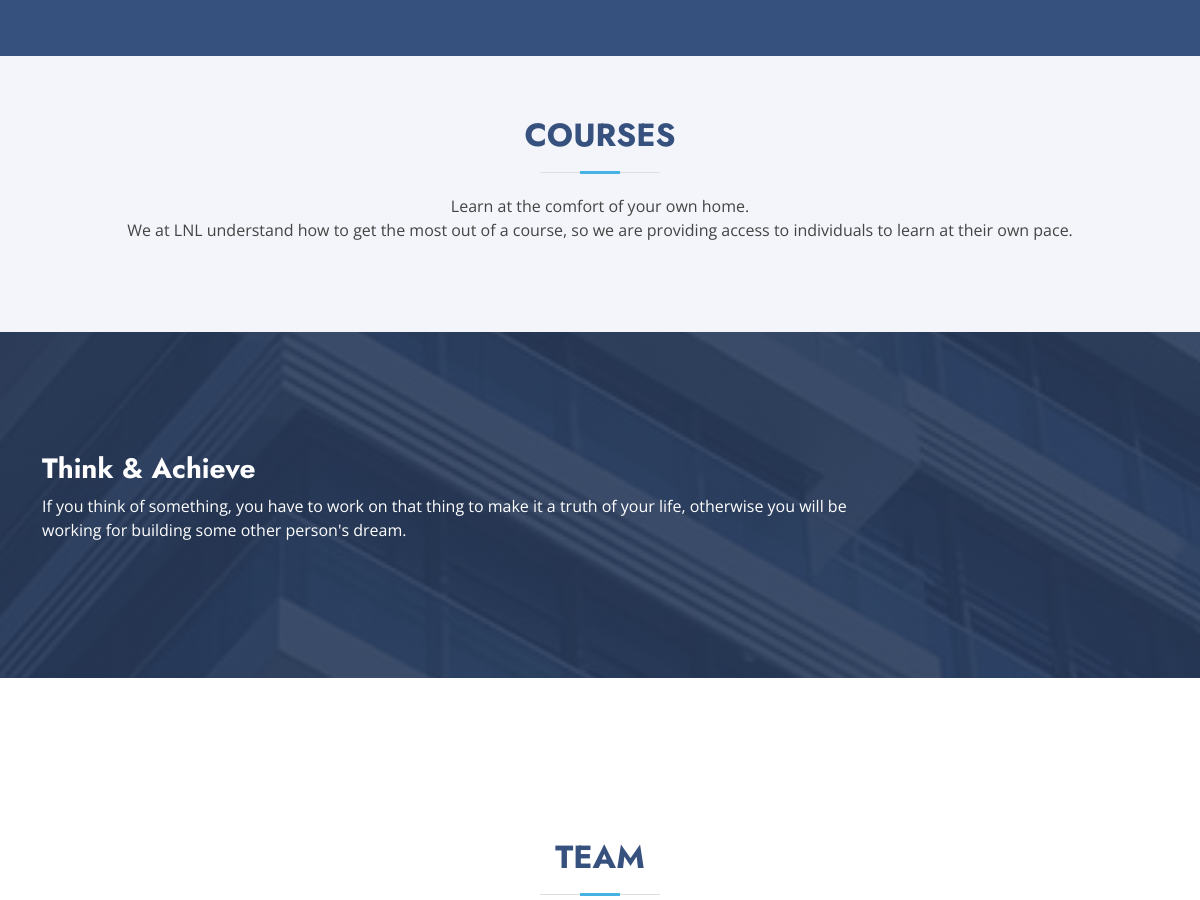
Page /index (middle part) on the earlier database version.
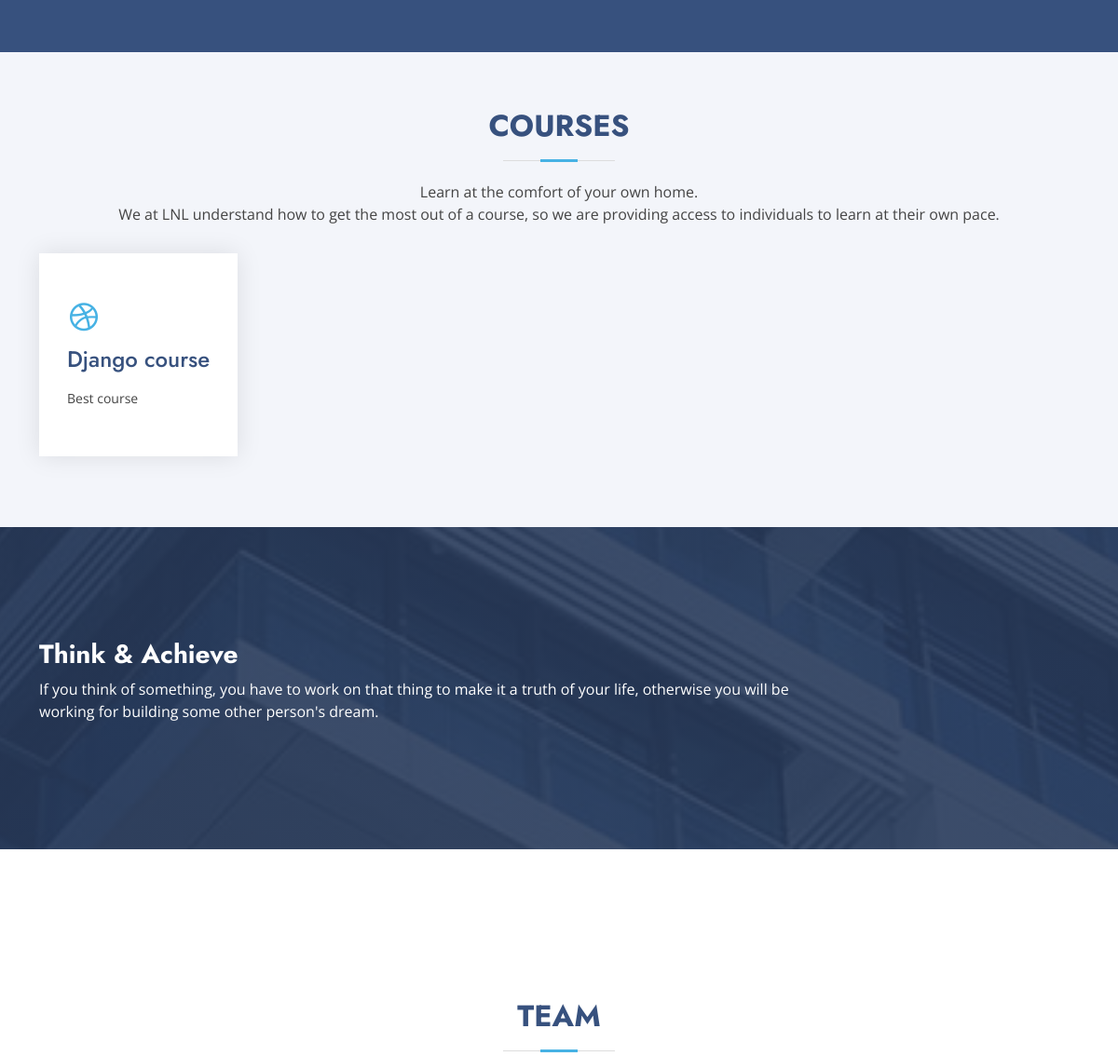
Same page on the later database version.
### app/models.py (models this page shows, shortened)
class course(models.Model):
    courseid = models.UUIDField(primary_key=True, default=uuid.uuid4, editable=False)
    course_name = models.CharField(max_length=200, default='' , null = False)
    course_detail = models.CharField(max_length=200, default='' , null = False)
    cover_image = models.ImageField(null = False, blank= False)

### app/views.py (the view)
# urls.py: path('index', views.index, name = "index"),
def index(request):
    data = course.objects.all()
    context ={
        "data" : data,
    }
    return render(request, "index.html", context)

### app/templates/index.html (shortened to what this page needs)
{% extends "layout.html" %}
{% load static %}
{% block body %}
<section id="hero" class="d-flex align-items-center">
</section>
<main id="main">
  <section id="courses" class="services section-bg">
    <div class="container" data-aos="fade-up">
      <div class="section-title">
        <h2>Courses</h2>
        <p>Learn at the comfort of your own home. <br> We at LNL understand how to get the most out of a course, so we are providing access to individuals to learn at their own pace.</p>
      </div>
      <div class="row">
        {% for i in data %}
        <div class="col-xl-3 mb-3 col-md-6 d-flex align-items-stretch" data-aos="zoom-in" data-aos-delay="100">
          <div class="icon-box">
            <div class="icon"><i class="bx bxl-dribbble"></i></div>
            <h4><a href="">{{i.course_name}}</a></h4>
            <p>{{i.course_detail}}</p>
          </div>
        </div>
        {% endfor %}
      </div>
      </div>
    </section>
    <section id="cta" class="cta">
      <div class="container" data-aos="zoom-in">
        <div class="row">
          <div class="col-lg-9 text-center text-lg-start">
            <h3>Think & Achieve</h3>
            <p> If you think of something, you have to work on that thing to make it a truth of your life, otherwise you will be working for building some other person's dream.</p>
          </div>
        </div>
      </div>
    </section>
    <section id="team" class="team section-bg">
      <div class="container" data-aos="fade-up">
        <div class="section-title">
          <h2>Team</h2>
        </div>
      </div>
    </section>
  </main>
{% endblock %}

Differences in the rows shown:
added course: course_name "Django course", course_detail "Best course"
